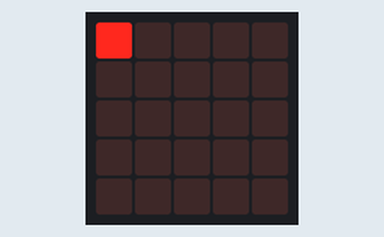
Bench run of a program on a simulated BBC micro:bit (MakeCode). On the bench: the board's 5×5 LED display.

Above: at 0.06 s.
At 0.42 s:
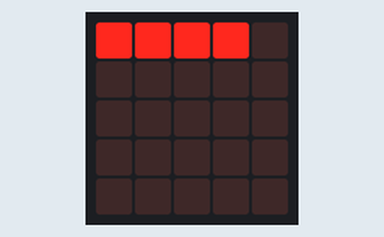
At 0.78 s:
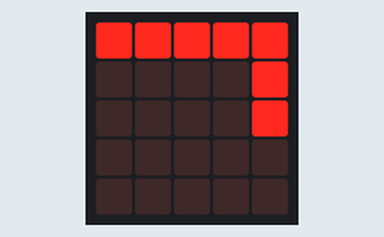
At 1.5 s:
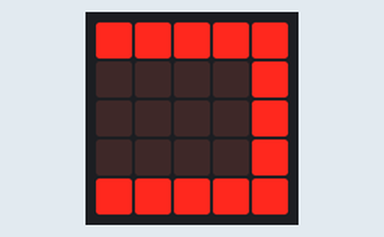
At 2.22 s:
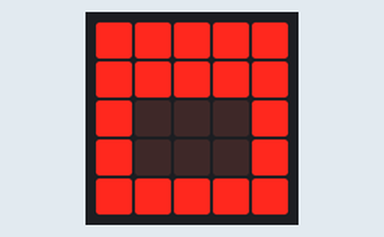
At 2.9 s:
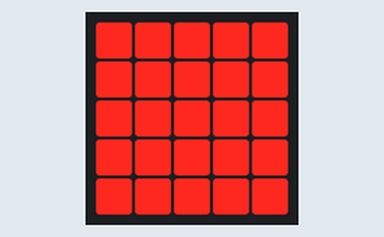

The program:

main.ts
```typescript
function 燈數 (num: number) {
    if (num < 6) {
        x = num - 1
        y = 0
    } else if (num >= 6 && num < 9) {
        x = 4
        y = num - 5
    } else if (num >= 9 && num < 14) {
        x = 13 - num
        y = 4
    } else if (num >= 14 && num < 16) {
        x = 0
        y = 17 - num
    } else if (num >= 16 && num < 19) {
        x = num - 16
        y = 1
    } else if (num >= 19 && num <= 21) {
        x = 3
        y = num - 18
    } else if (num > 21 && num <= 23) {
        x = 24 - num
        y = 3
    } else if (num == 24) {
        x = 1
        y = 26 - num
    } else if (num == 25) {
        x = num - 23
        y = 2
    }
    led.plot(x, y)
}
let y = 0
let x = 0
let a = 0
basic.forever(function () {
    a += 1
    燈數(a)
    basic.pause(100)
})
```

test.ts
```typescript
// 在這裡測試；當此封包作為擴充功能時，將不會編譯此內容。
```
